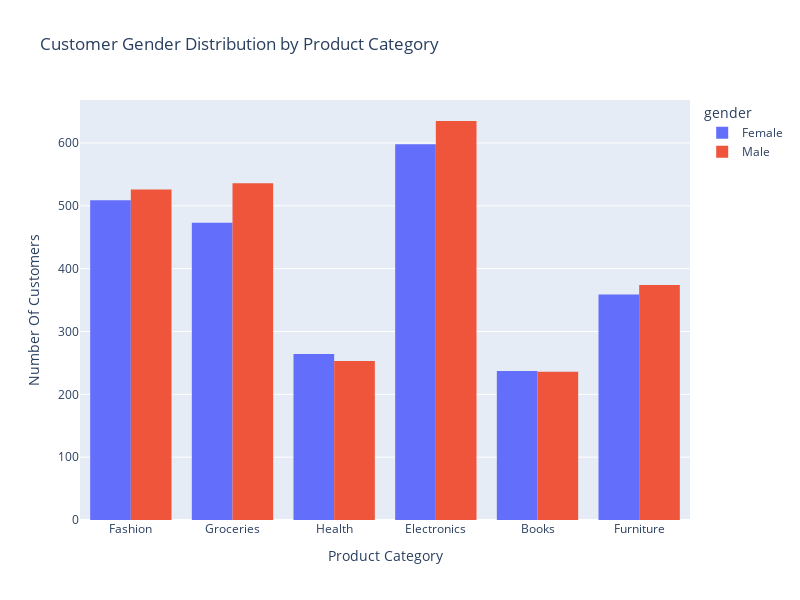

The code cell stored with this chart in its notebook:
### Code cell
#Product Category by Gender

import plotly.express as px
fig = px.histogram(
    df,
    x="product_category",
    color="gender",
    barmode="group",
    title="Customer Gender Distribution by Product Category")
fig.update_layout(
autosize=False,
width=800,
height=600,
xaxis_title='Product Category',
yaxis_title='Number Of Customers')
fig.show()

#Fashion and Books often show higher female engagement.
#Electronics and groceries tends to be more male-dominated.

### Figure 1 — Plotly figure (JSON) as saved in the notebook; plotly's stock layout.template omitted (floating-point values rounded to 4 significant figures; data arrays with more than 128 entries replaced by an {"elided": "..."} marker saying what was removed)
{"data": [{"alignmentgroup": "True", "bingroup": "x", "hovertemplate": "gender=Female<br>product_category=%{x}<br>count=%{y}<extra></extra>", "legendgroup": "Female", "marker": {"color": "#636efa", "pattern": {"shape": ""}}, "name": "Female", "offsetgroup": "Female", "orientation": "v", "showlegend": true, "type": "histogram", "x": {"elided": "2440 str values"}, "xaxis": "x", "yaxis": "y"}, {"alignmentgroup": "True", "bingroup": "x", "hovertemplate": "gender=Male<br>product_category=%{x}<br>count=%{y}<extra></extra>", "legendgroup": "Male", "marker": {"color": "#EF553B", "pattern": {"shape": ""}}, "name": "Male", "offsetgroup": "Male", "orientation": "v", "showlegend": true, "type": "histogram", "x": {"elided": "2560 str values"}, "xaxis": "x", "yaxis": "y"}], "layout": {"autosize": false, "barmode": "group", "height": 600, "legend": {"title": {"text": "gender"}, "tracegroupgap": 0}, "title": {"text": "Customer Gender Distribution by Product Category"}, "width": 800, "xaxis": {"anchor": "y", "autorange": true, "domain": [0, 1], "range": [-0.5, 5.5], "title": {"text": "Product Category"}, "type": "category"}, "yaxis": {"anchor": "x", "autorange": true, "domain": [0, 1], "range": [0, 668.4], "title": {"text": "Number Of Customers"}}}}
